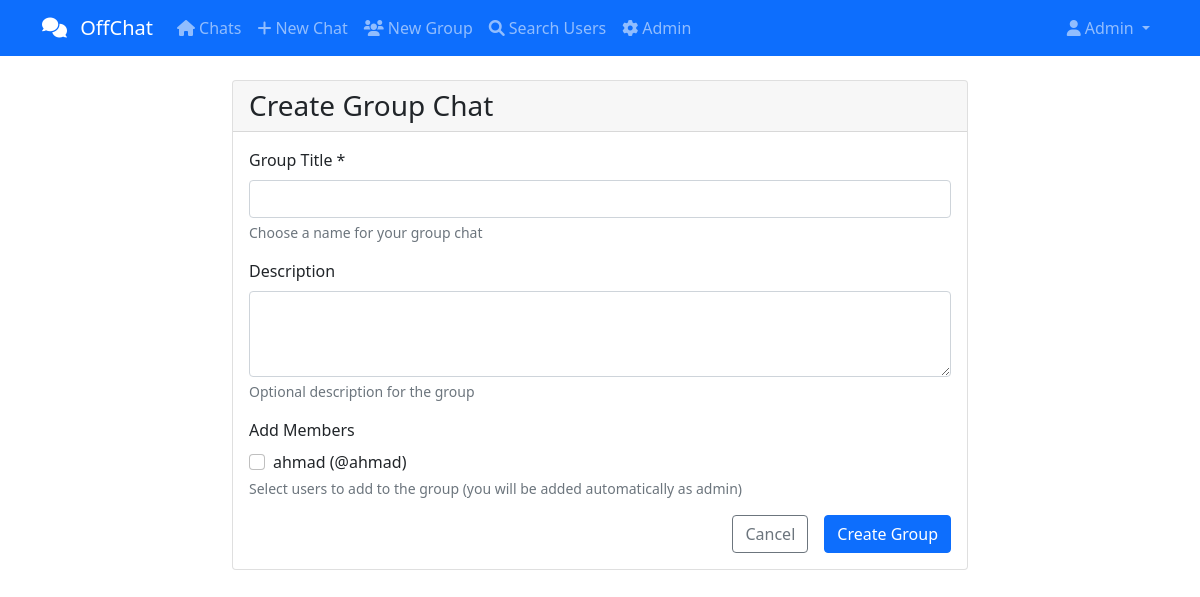
The page /chats/create-group/ (signed in) on the database as committed earlier.
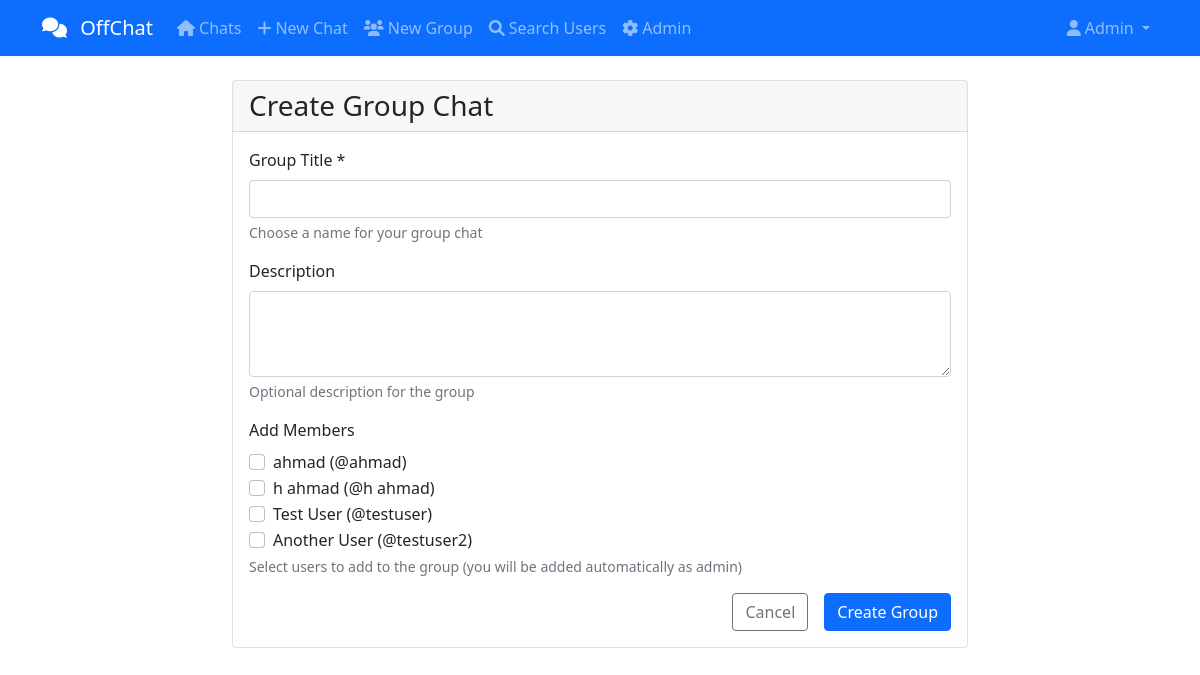
The same page on the database as committed later.
### chat/models.py (models this page shows, shortened)
class User(AbstractBaseUser):
    user_id = models.AutoField(primary_key=True)
    username = models.CharField(max_length=50, unique=True, validators=[MinLengthValidator(3)])
    email = models.EmailField(unique=True, blank=True, null=True)
    password_hash = models.CharField(max_length=128)  # Will be handled by AbstractBaseUser
    display_name = models.CharField(max_length=100)
    created_at = models.DateTimeField(auto_now_add=True)
    is_online = models.BooleanField(default=False)
    last_seen = models.DateTimeField(auto_now=True)
    is_active = models.BooleanField(default=True)
    is_staff = models.BooleanField(default=False)
    is_superuser = models.BooleanField(default=False)
    profile_image_url = models.URLField(blank=True, null=True)
    enable_notifications = models.BooleanField(default=True)
    notification_sound = models.BooleanField(default=True)
    objects = UserManager()
    USERNAME_FIELD = 'username'
    REQUIRED_FIELDS = ['display_name']
    class Meta:
        db_table = 'user'

### chat/views.py (the view, shortened to what this page needs)
# urls.py: path('chats/create-group/', views.create_group_chat, name='create_group_chat'),
@login_required
def create_group_chat(request):
    users = User.objects.exclude(user_id=request.user.user_id)
    return render(request, 'chat/create_group_chat.html', {'users': users})

### chat/templates/chat/create_group_chat.html (shortened to what this page needs)
{% extends "base.html" %}
{% block content %}
<div class="container mt-4">
    <div class="row justify-content-center">
        <div class="col-md-8">
            <div class="card">
                <div class="card-header">
                    <h3 class="card-title mb-0">Create Group Chat</h3>
                </div>
                <div class="card-body">
                    <form method="post">
                        <div class="mb-3">
                            <label for="title" class="form-label">Group Title *</label>
                            <input type="text" class="form-control" id="title" name="title" required maxlength="100">
                            <div class="form-text">Choose a name for your group chat</div>
                        </div>
                        <div class="mb-3">
                            <label for="description" class="form-label">Description</label>
                            <textarea class="form-control" id="description" name="description" rows="3" maxlength="500"></textarea>
                            <div class="form-text">Optional description for the group</div>
                        </div>
                        <div class="mb-3">
                            <label class="form-label">Add Members</label>
                            <div id="members-list">
                                {% for user in users %}
                                    <div class="form-check">
                                        <input class="form-check-input" type="checkbox" value="{{ user.user_id }}" id="user_{{ user.user_id }}" name="members">
                                        <label class="form-check-label" for="user_{{ user.user_id }}">
                                            {{ user.display_name }} (@{{ user.username }})
                                        </label>
                                    </div>
                                {% endfor %}
                            </div>
                            <div class="form-text">Select users to add to the group (you will be added automatically as admin)</div>
                        </div>
                        <div class="d-grid gap-2 d-md-flex justify-content-md-end">
                            <a href="{% url 'chat_list' %}" class="btn btn-outline-secondary me-md-2">Cancel</a>
                            <button type="submit" class="btn btn-primary">Create Group</button>
                        </div>
                    </form>
                </div>
            </div>
        </div>
    </div>
</div>
{% endblock %}

### chat/templates/base.html (shortened to what this page needs)
<!DOCTYPE html>
<html lang="en">
<head>
    <link href="https://cdn.jsdelivr.net/npm/bootstrap@5.1.3/dist/css/bootstrap.min.css" rel="stylesheet">
    <link href="https://cdnjs.cloudflare.com/ajax/libs/font-awesome/6.0.0/css/all.min.css" rel="stylesheet">
</head>
<body>
    <nav class="navbar navbar-expand-lg navbar-dark bg-primary">
        <div class="container">
            <a class="navbar-brand" href="{% url 'chat_list' %}">
                <i class="fas fa-comments me-2"></i>
                OffChat
            </a>
            <div class="collapse navbar-collapse" id="navbarNav">
                <ul class="navbar-nav me-auto">
                    {% if user.is_authenticated %}
                        <li class="nav-item">
                            <a class="nav-link" href="{% url 'chat_list' %}">
                                <i class="fas fa-home me-1"></i>Chats
                            </a>
                        </li>
                        <li class="nav-item">
                            <a class="nav-link" href="{% url 'create_private_chat' %}">
                                <i class="fas fa-plus me-1"></i>New Chat
                            </a>
                        </li>
                        <li class="nav-item">
                            <a class="nav-link" href="{% url 'create_group_chat' %}">
                                <i class="fas fa-users me-1"></i>New Group
                            </a>
                        </li>
                        <li class="nav-item">
                            <a class="nav-link" href="{% url 'user_search' %}">
                                <i class="fas fa-search me-1"></i>Search Users
                            </a>
                        </li>
                        {% if user.is_staff %}
                            <li class="nav-item">
                                <a class="nav-link" href="{% url 'admin_panel' %}">
                                    <i class="fas fa-cog me-1"></i>Admin
                                </a>
                            </li>
                        {% endif %}
                    {% endif %}
                </ul>
                <ul class="navbar-nav">
                    {% if user.is_authenticated %}
                        <li class="nav-item dropdown">
                            <a class="nav-link dropdown-toggle" href="#" id="userDropdown" role="button" data-bs-toggle="dropdown">
                                <i class="fas fa-user me-1"></i>{{ user.display_name }}
                            </a>
                        </li>
                    {% endif %}
                </ul>
            </div>
        </div>
    </nav>
    <main class="flex-shrink-0">
        {% block content %}{% endblock %}
    </main>
</body>
</html>

Rows that differ between the two databases and show on the page:
added User: display_name "h ahmad", username "h ahmad"
added User: display_name "Test User", username "testuser"
added User: display_name "Another User", username "testuser2"
